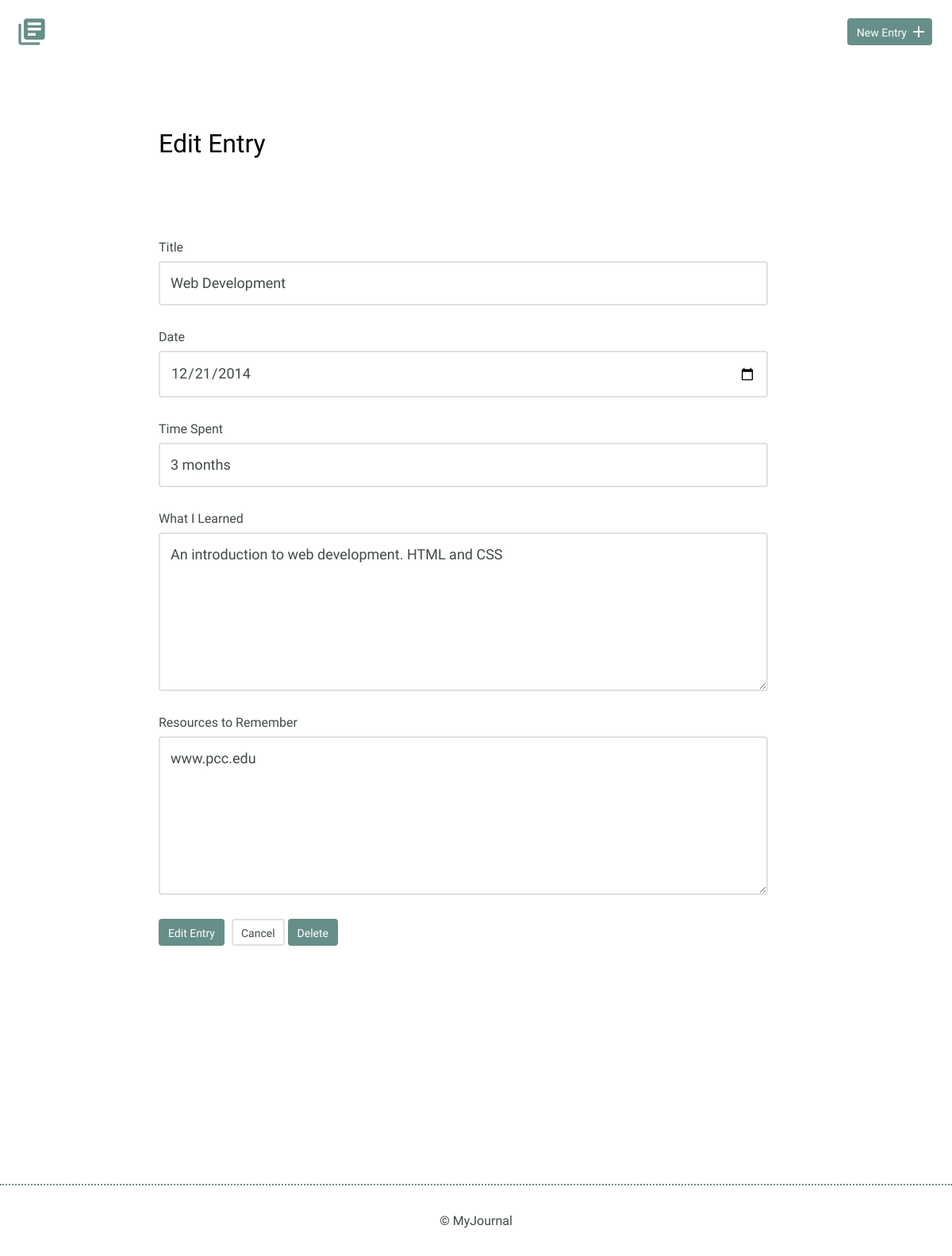
The page /edit.php?id=3 on the database as committed earlier.
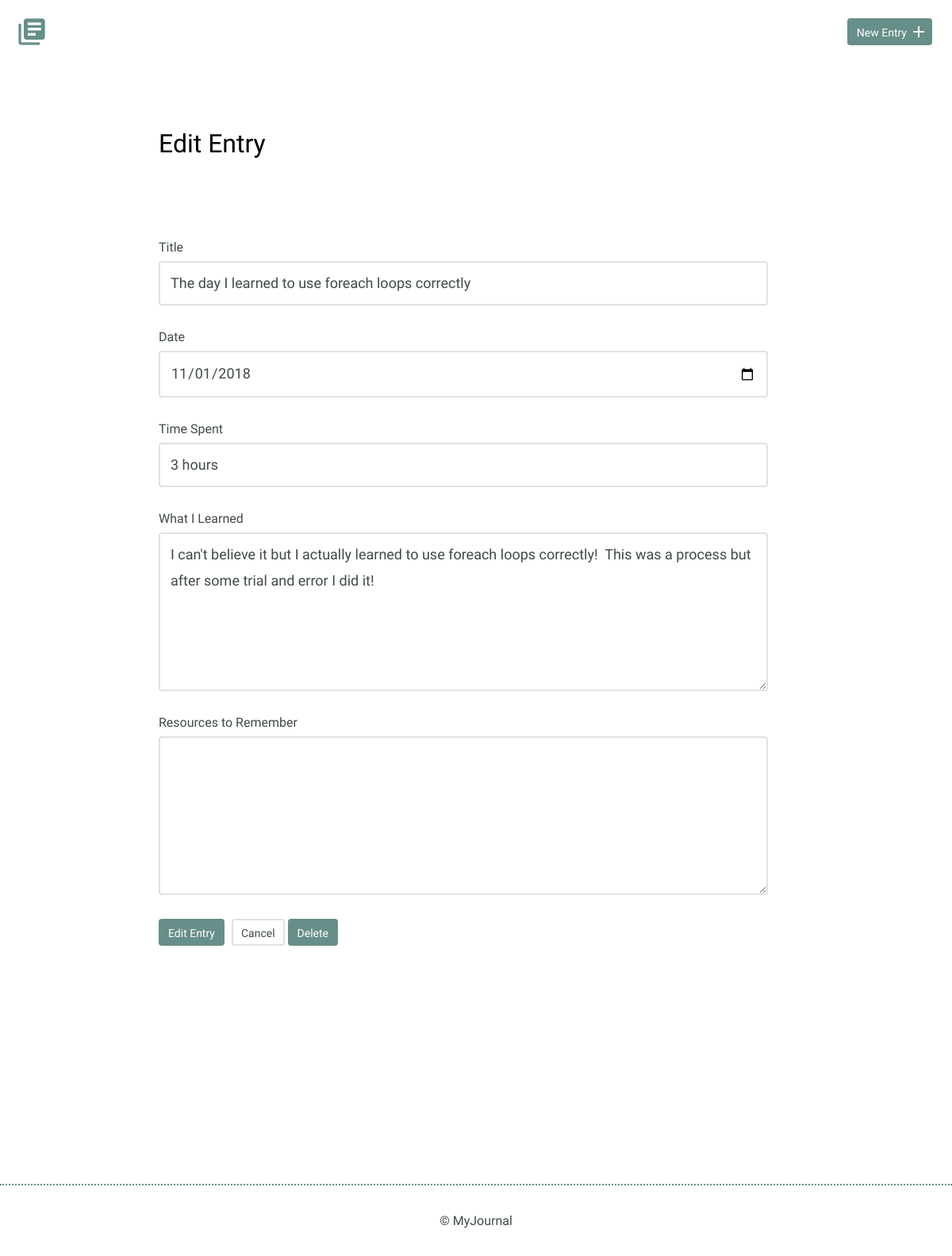
The same page on the database as committed later.
### tables this page shows
CREATE TABLE "entries" (
	`id`	INTEGER,
	`title`	TEXT,
	`date`	TEXT,
	`time_spent`	INTEGER,
	`learned`	BLOB,
	`resources`	BLOB,
	PRIMARY KEY(`id`)
);

### edit.php (the view, shortened to what this page needs)
<?php
if(isset($_GET['id'])) {
    $id = filter_input(INPUT_GET,'id',FILTER_SANITIZE_NUMBER_INT);
    $entry = get_entry($id);
}
function get_entry($id){
include("inc/connection.php");
$sql = 'SELECT * FROM entries WHERE id = ?';
    try {
        $results = $db->prepare($sql);
        $results->bindParam(1, $id, PDO::PARAM_INT);
        $results->execute();
    } catch (Exception $e) {
        echo "Error!: " . $e->getMessage() . "</br>";
        return false;
    }
    return $results->fetch();
  }
include("inc/header.php");
?>
<section>
    <div class="container">
        <div class="edit-entry">
            <h2>Edit Entry</h2>
            <form class="edit-entry" method="post" action="edit.php">
                <label for="title"> Title</label>
                <input id="title" type="text" name="title" value="<?php if(isset($entry['title'])) { echo $entry['title'];}?>"><br>
                <label for="date">Date</label>
                <input id="date" type="date" name="date" value="<?php if(isset($entry['date'])) { echo $entry['date'];}?>"><br>
                <label for="time-spent"> Time Spent</label>
                <input id="time-spent" type="text" name="timeSpent" value="<?php if(isset($entry['time_spent'])) { echo $entry['time_spent'];}?>"><br>
                <label for="what-i-learned">What I Learned</label>
                <textarea id="what-i-learned" rows="5" name="whatILearned"><?php if(isset($entry['learned'])) { echo $entry['learned'];}?></textarea>
                <label for="resources-to-remember">Resources to Remember</label>
                <textarea id="resources-to-remember" rows="5" name="ResourcesToRemember"><?php if(isset($entry['resources'])) { echo $entry['resources'];}?></textarea>
                <input type="submit" value="Edit Entry" class="button" name="edit">
                <a href="index.php" class="button button-secondary">Cancel</a>
                <input type="submit" class="button" value="Delete">
            </form>
        </div>
    </div>
</section>
<?php include("inc/footer.php"); ?>

Rows that differ between the two databases and show on the page:
changed entries: title "Web Development" → "The day I learned to use foreach loops correctly"; date "12/21/2014" → "11/01/2018"; timeSpent "3 months" → "3 hours"; whatILearned "An introduction to web development. HTML and CSS" → "I can't believe it but I actually learned to use foreach loops correctly! This was a process but after some trial and error I did it!"; ResourcesToRemember "www.pcc.edu" → (not shown)
